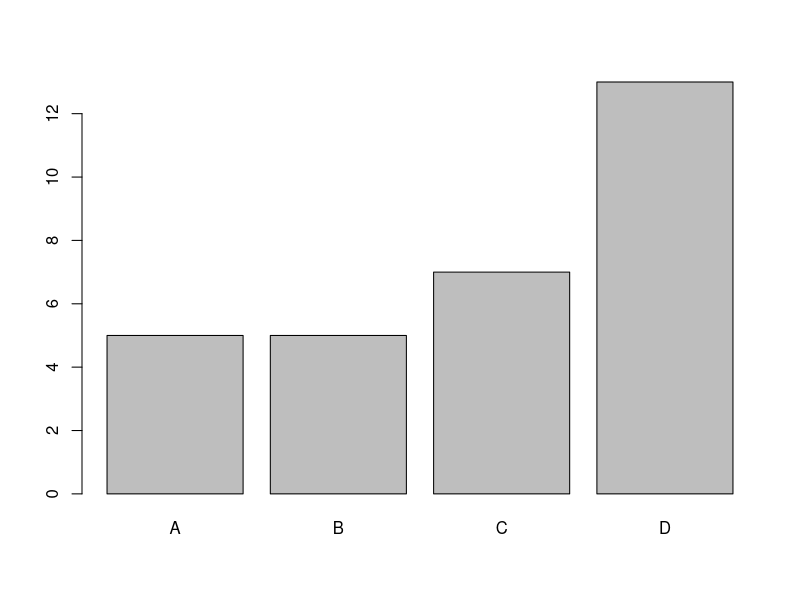
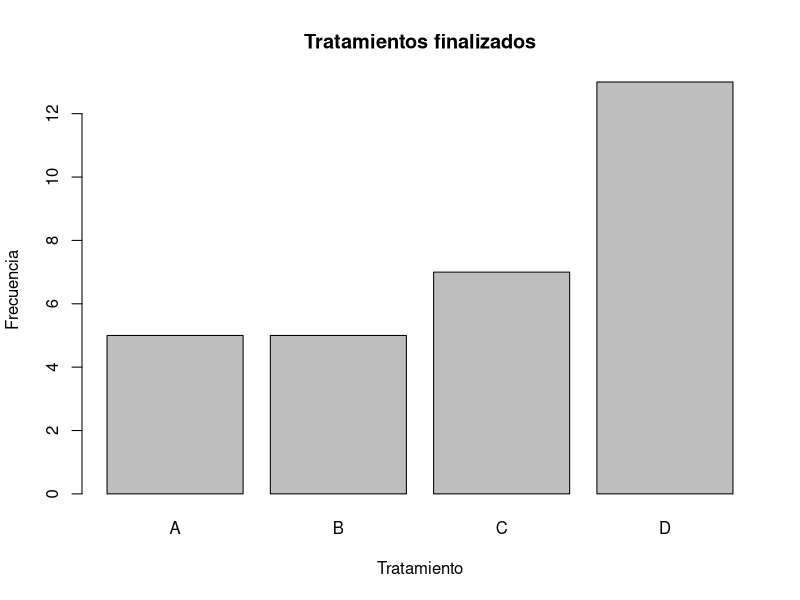
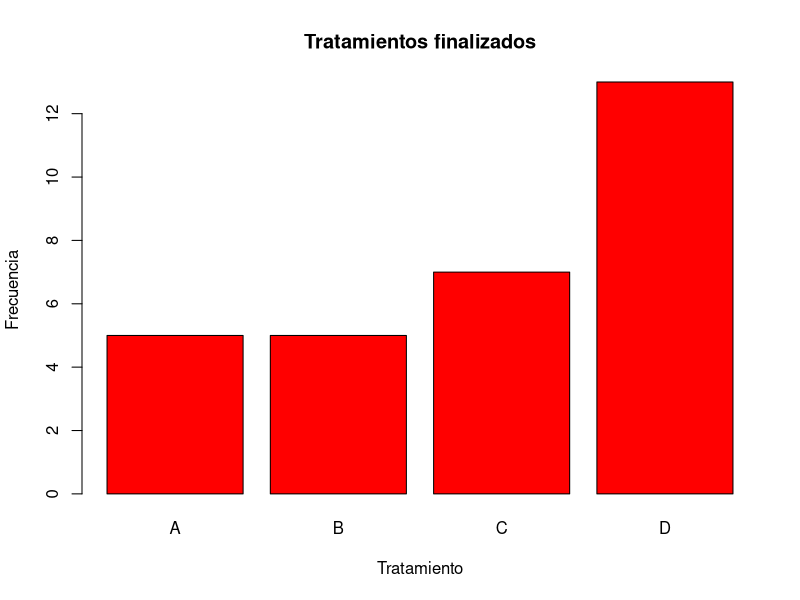
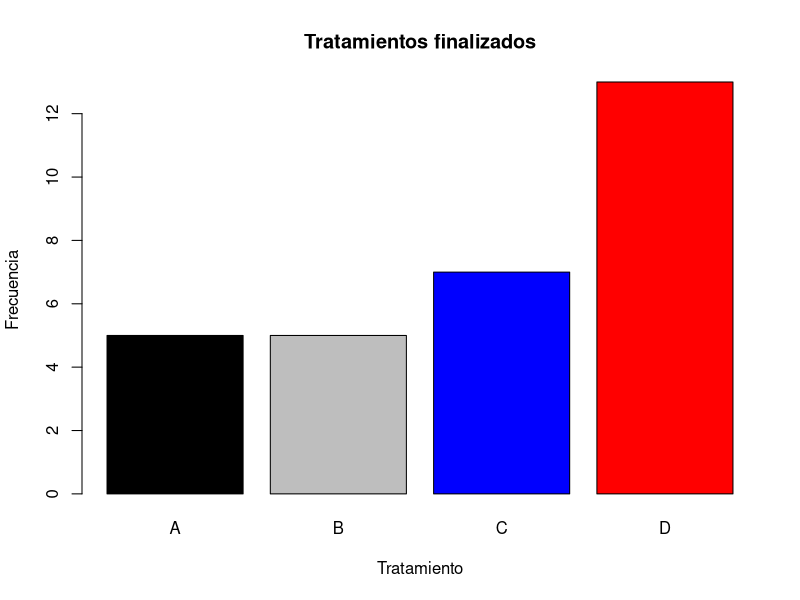
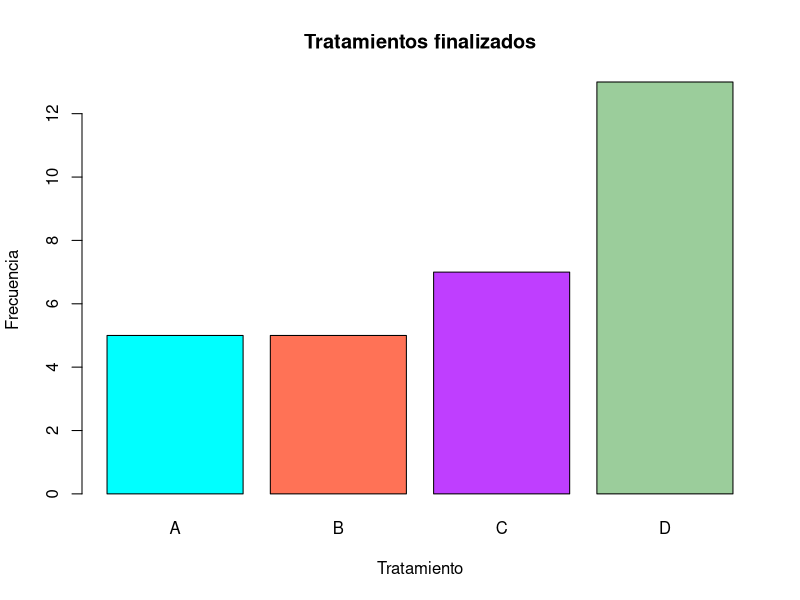
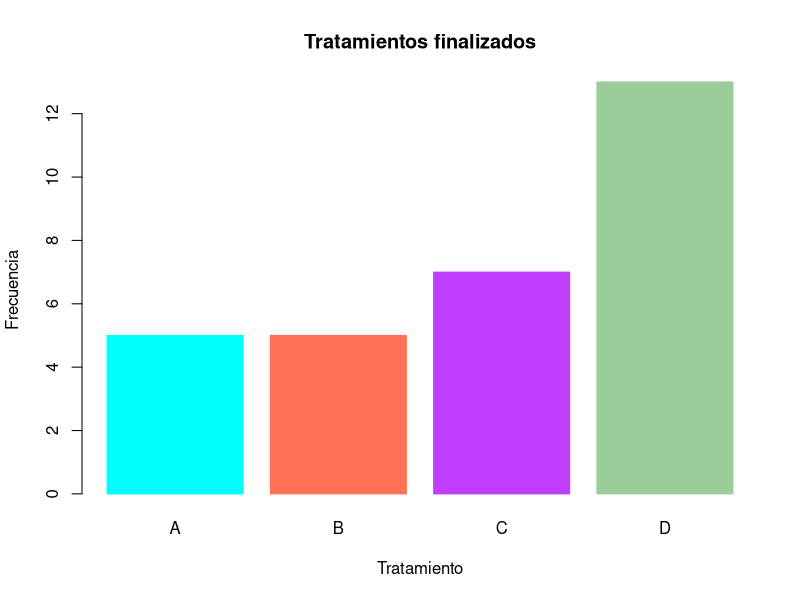
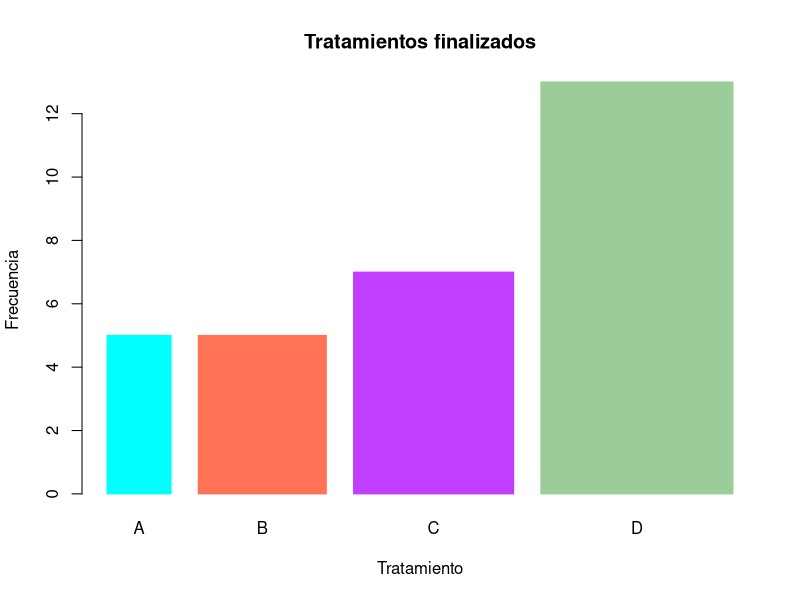
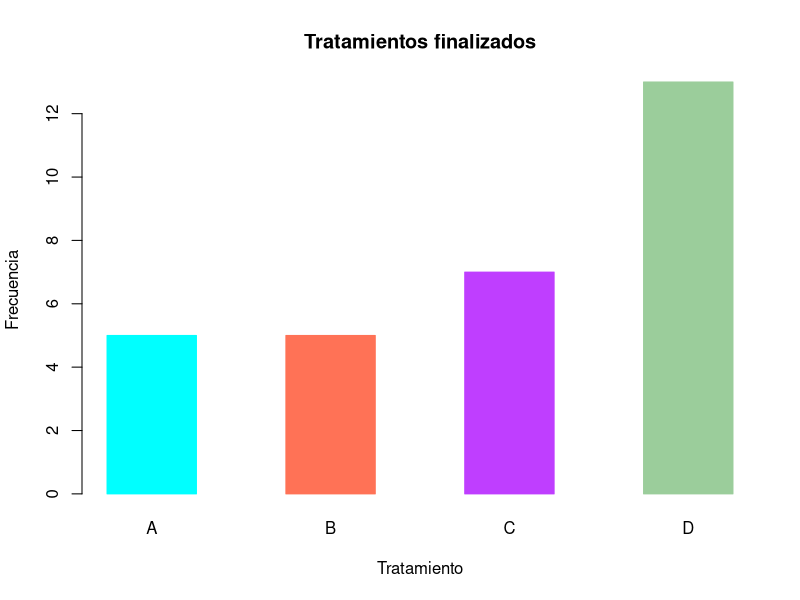

Reproduce these figures in R, in order.
## ---- chunk 1
knitr::opts_chunk$set(echo = TRUE)
## ---- chunk 2
tratamiento <- as.factor(sample(c("A","B", "C", "D"), size =30, replace = TRUE))    
frec.tratam <- table(tratamiento)
frec.tratam
## ---- chunk 3
barplot(frec.tratam)
## ---- chunk 4
barplot(frec.tratam,
        xlab = "Tratamiento", #nombre al eje x
       ylab= "Frecuencia",#nombre del eje Y 
       main= "Tratamientos finalizados"# título del gráfico
       ) 
## ---- chunk 5

barplot(frec.tratam,
        xlab = "Tratamiento", #nombre al eje x
       ylab= "Frecuencia",#nombre del eje Y 
       main= "Tratamientos finalizados",# título del gráfico
       col= "red", #color de las barras
       ) 
## ---- chunk 6

barplot(frec.tratam,
        xlab = "Tratamiento", #nombre al eje x
       ylab= "Frecuencia",#nombre del eje Y 
       main= "Tratamientos finalizados",# título del gráfico
       col= c("black", "grey", "blue", "red")#color de las barras 
       ) 
## ---- chunk 7

barplot(frec.tratam,
        xlab = "Tratamiento", #nombre al eje x
       ylab= "Frecuencia",#nombre del eje Y 
       main= "Tratamientos finalizados",# título del gráfico
       col= c("cyan1", "coral1", "darkorchid1", "darkseagreen3")#color de las barras 
       ) 
## ---- chunk 8

barplot(frec.tratam,
        xlab = "Tratamiento", #nombre al eje x
       ylab= "Frecuencia",#nombre del eje Y 
       main= "Tratamientos finalizados",# título del gráfico
       col= c("cyan1", "coral1", "darkorchid1", "darkseagreen3"),#defino los bordes#color de las barras
        border=c("cyan1", "coral1", "darkorchid1", "darkseagreen3") #defino el color de los bordes
       ) 
## ---- chunk 9

barplot(frec.tratam,
        xlab = "Tratamiento", #nombre al eje x
       ylab= "Frecuencia",#nombre del eje Y 
       main= "Tratamientos finalizados",# título del gráfico
       col= c("cyan1", "coral1", "darkorchid1", "darkseagreen3"),#defino los bordes#color de las barras
        border=c("cyan1", "coral1", "darkorchid1", "darkseagreen3"), #defino el color de los bordes
       width= c(0.4,0.8,1,1.2)#cambio el ancho de las barras
        )
       
## ---- chunk 10
barplot(frec.tratam,
        xlab = "Tratamiento", #nombre al eje x
       ylab= "Frecuencia",#nombre del eje Y 
       main= "Tratamientos finalizados",# título del gráfico
       col= c("cyan1", "coral1", "darkorchid1", "darkseagreen3"),#defino los bordes#color de las barras
        border=c("cyan1", "coral1", "darkorchid1", "darkseagreen3"), #defino el color de los bordes
       space=(1)#cambio la separación entre barras
        )
       
## ---- chunk 11

barplot(frec.tratam,
        xlab = "Tratamiento", #nombre al eje x
       ylab= "Frecuencia",#nombre del eje Y 
       main= "Tratamientos finalizados",# título del gráfico
     density=c(18,14,10,14,18), #defino el entramado (cantidad de lineas)
        angle=c(0,45,90,11,36), #defino el angulo del entramado
        col="black" #color del entramado
        )
       
## ---- chunk 12
## Del vector al dataframe
datos<- as.data.frame(tratamiento)

## Cargue el paquete ggplot
library(ggplot2)

## ¡Y crea el gráfico!
ggplot(datos) + # defino el data set con el que voy a trabajar
  geom_bar(aes(x=tratamiento)) # defino al geometria del gráfico y los ejes
       
## ---- chunk 13
ggplot(datos) + # defino el data set con el que voy a trabajar
  geom_bar(aes(x=tratamiento)) + #defino al geometria del gráfico y los ejes
  xlab("Tratamientos") + # agrego el nombre del eje X
  ylab ("Frecuencia") + # agrego el nombre del eje Y
  ggtitle("Tratamientos finalizados") + # agrego el título
  scale_y_continuous(breaks = c(0,1,2,3, 4,5, 6,7,8,9,10)) # establezco donde estan mis marcas del eje y
       
## ---- chunk 14
ggplot(datos)+#defino el data set con el que voy a trabajar
   geom_bar(aes(x=tratamiento))+ #defino al geometria del gráfico y los ejes
  xlab("Tratamientos")+#agrego el nombre del eje X
  ylab ("Frecuencia")+#agrego el nombre del eje Y
  ggtitle("Tratamientos finalizados")+   
  scale_y_continuous(breaks = c(0,1,2,3, 4,5, 6,7,8,9,10))+#establezco donde estan mis marcas del eje y#agrego el título
  theme_bw()#defino mi tema 
 
## ---- chunk 15
ggplot(datos) +#defino el data set con el que voy a trabajar
   geom_bar(aes(x=tratamiento), fill=c("black", "grey", "blue", "red")) + #defino al geometria del gráfico y los ejes
  xlab("Tratamientos") +#agrego el nombre del eje X
  ylab ("Frecuencia") +#agrego el nombre del eje Y
  ggtitle("Tratamientos finalizados") +   
  scale_y_continuous(breaks = c(0,1,2,3, 4,5, 6,7,8,9,10)) +#establezco donde estan mis marcas del eje y#agrego el título
  theme_bw()#defino mi tema 
 
